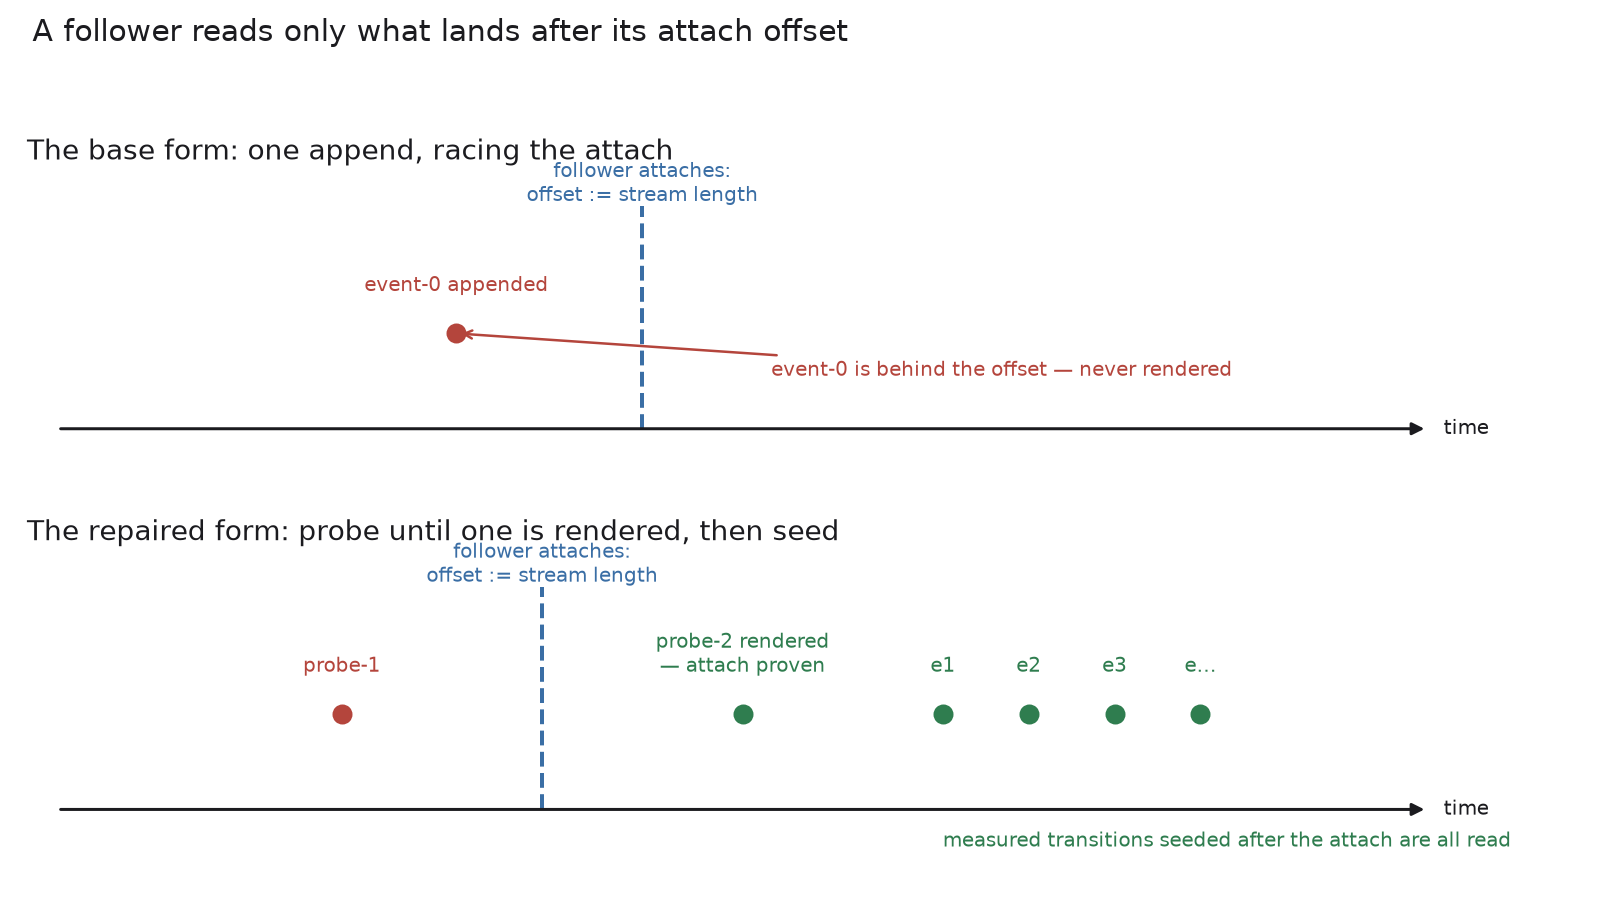

The script that saved this image:
"""Draw how a follower's attach offset decides which records it can read.

A follower sets its read offset to the stream's length at the instant it
attaches, so a record already written sits behind that offset and is never
rendered. Two timelines: appending an event and hoping it lands after the
attach (top), and probing with throwaway records until one is rendered before
seeding the records under measurement (bottom).
"""

from __future__ import annotations

import matplotlib

matplotlib.use("Agg")
import matplotlib.pyplot as plt

INK = "#1b1b1f"
LOST = "#b4453c"
HELD = "#2f7d4f"
ATTACH = "#3a6ea5"


def _timeline(ax, title: str) -> None:
    ax.set_title(title, fontsize=11, loc="left", color=INK)
    ax.set_xlim(0, 10)
    ax.set_ylim(0, 3)
    ax.axis("off")
    ax.annotate(
        "",
        xy=(9.8, 0.6),
        xytext=(0.2, 0.6),
        arrowprops={"arrowstyle": "-|>", "color": INK, "lw": 1.2},
    )
    ax.text(9.9, 0.6, "time", fontsize=8, color=INK, va="center")


def _attach(ax, x: float, label: str) -> None:
    ax.plot([x, x], [0.6, 2.7], color=ATTACH, lw=1.6, ls="--")
    ax.text(x, 2.75, label, fontsize=8, color=ATTACH, ha="center")


def _record(ax, x: float, label: str, color: str) -> None:
    ax.plot([x], [1.5], marker="o", ms=7, color=color)
    ax.text(x, 1.9, label, fontsize=8, color=color, ha="center")


def main() -> None:
    fig, (top, bottom) = plt.subplots(2, 1, figsize=(9.0, 5.0))
    fig.suptitle(
        "A follower reads only what lands after its attach offset",
        fontsize=12,
        color=INK,
        x=0.02,
        ha="left",
    )

    _timeline(top, "The base form: one append, racing the attach")
    _record(top, 3.0, "event-0 appended", LOST)
    _attach(top, 4.3, "follower attaches:\noffset := stream length")
    top.annotate(
        "event-0 is behind the offset — never rendered",
        xy=(3.0, 1.5),
        xytext=(5.2, 1.1),
        fontsize=8,
        color=LOST,
        arrowprops={"arrowstyle": "->", "color": LOST, "lw": 1.0},
    )

    _timeline(bottom, "The repaired form: probe until one is rendered, then seed")
    _record(bottom, 2.2, "probe-1", LOST)
    _attach(bottom, 3.6, "follower attaches:\noffset := stream length")
    _record(bottom, 5.0, "probe-2 rendered\n— attach proven", HELD)
    for i, x in enumerate((6.4, 7.0, 7.6, 8.2), start=1):
        _record(bottom, x, f"e{i}" if i < 4 else "e…", HELD)
    bottom.text(
        6.4,
        0.25,
        "measured transitions seeded after the attach are all read",
        fontsize=8,
        color=HELD,
    )

    fig.tight_layout(rect=(0, 0, 1, 0.94))
    fig.savefig(
        "docs/figures/the-suite-is-green-at-head/follower-attach-seam.png",
        dpi=180,
        facecolor="white",
    )


if __name__ == "__main__":
    main()
